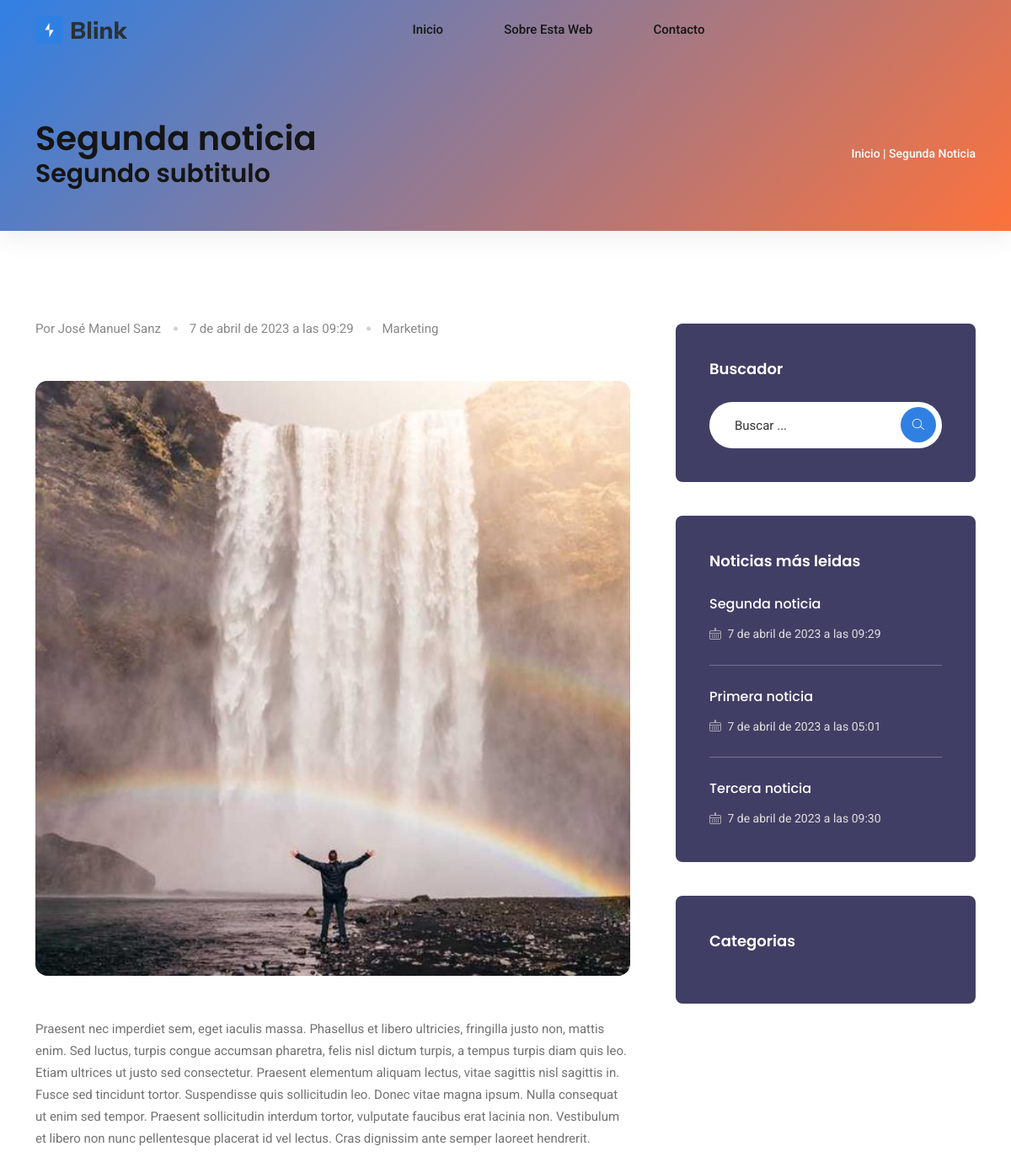
/blog/segunda-noticia/ (upper part), run on an earlier commit of the app's database.
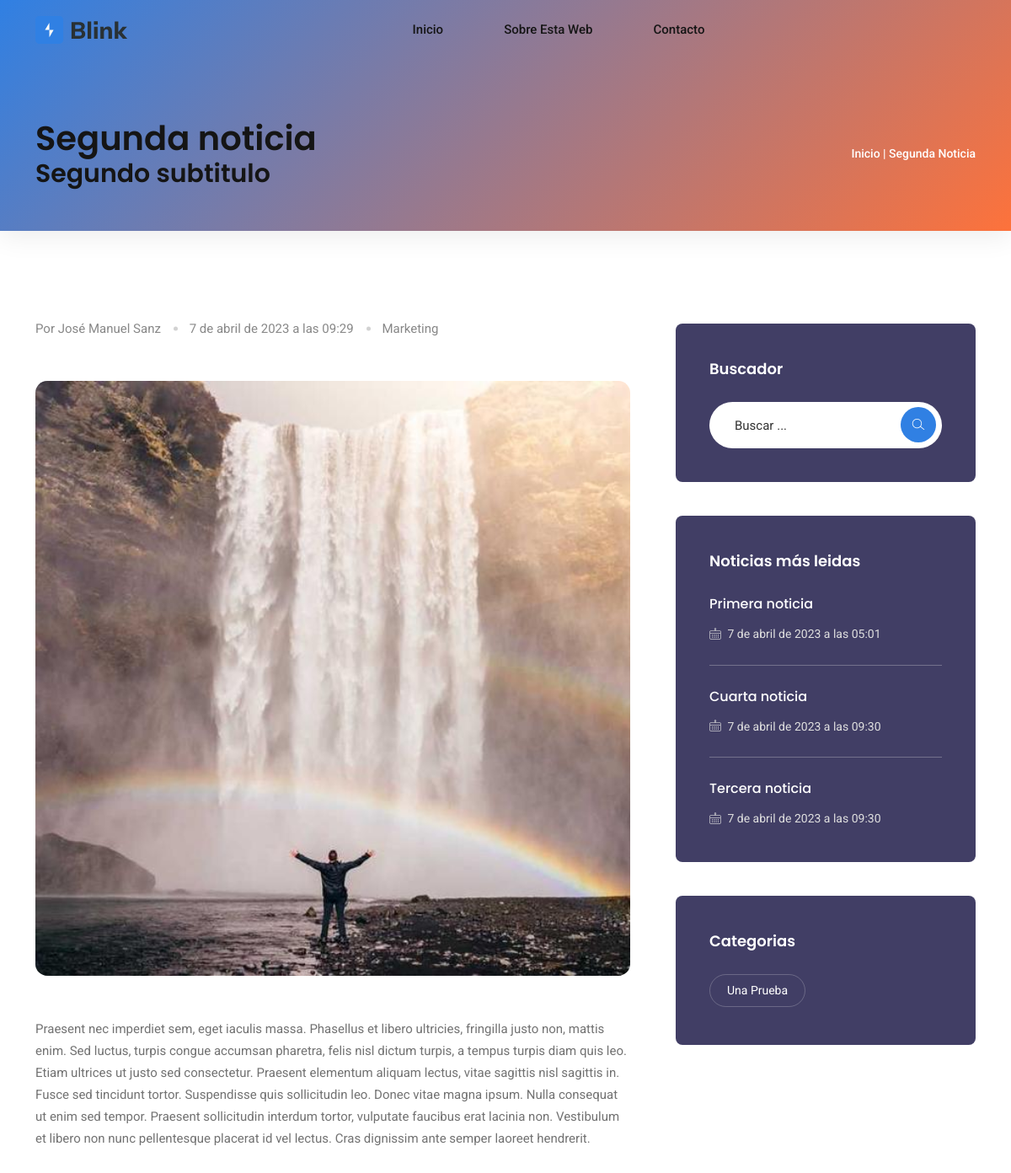
And on a later commit of the database.
### core/models.py (models this page shows, shortened)
class Pagina(models.Model):
    id = models.AutoField(primary_key=True)
    titulo = models.CharField(max_length=250)
    slug = models.SlugField(unique=True, default=0)
    subtitulo = models.CharField(max_length=250)
    contenido = models.TextField()
    imagen = models.ImageField(upload_to='paginas')
    fecha_creacion = models.DateTimeField(auto_now_add=True) # Se añade la hora de forma automática cuando se crea el registro
    fecha_actualizacion = models.DateTimeField(auto_now=True) # Se añade la hora de forma automática al actualizarse el campo
    class Meta:
        verbose_name = "pagina"
        verbose_name_plural = "paginas"
        ordering = ["-fecha_creacion"] # Ordena por defecto de mas antiguo a mas nuevo, con (-NombreCampo), cambia a la inversa

### blog/models.py (models this page shows, shortened)
class Blog(models.Model):
    id = models.AutoField(primary_key=True)
    titulo = models.CharField(max_length=250)
    slug = models.SlugField(unique=True, default=0)
    subtitulo = models.CharField(max_length=250)
    contenido = models.TextField()
    imagen = models.ImageField(upload_to='blog')
    fecha_creacion = models.DateTimeField(auto_now_add=True) # Se añade la hora de forma automática cuando se crea el registro
    fecha_actualizacion = models.DateTimeField(auto_now=True) # Se añade la hora de forma automática al actualizarse el campo
    autor = models.ForeignKey(Autor, on_delete=models.CASCADE, related_name='blogs')
    num_visitas = models.PositiveIntegerField(default=0) # Nuevo campo para contabilizar el número de visitas
    def save(self, *args, **kwargs):
        self.slug = slugify(self.titulo)
        super().save(*args, **kwargs)
    class Meta:
        verbose_name = "noticia"
        verbose_name_plural = "noticias"
        ordering = ["-fecha_creacion"] # Ordena por defecto de mas antiguo a mas nuevo, con (-NombreCampo), cambia a la inversa
    def aumentar_visitas(self):
        self.num_visitas += 1
        self.save(update_fields=['num_visitas'])

class Autor(models.Model):
    nombre = models.CharField(max_length=100)
    biografia = models.TextField()
    email = models.EmailField(unique=True)
    def __str__(self):
        return self.nombre

class Categoria(models.Model):
    nombre = models.CharField(max_length=100)
    slug = models.SlugField(unique=True, default=0)
    noticias = models.ManyToManyField(Blog, related_name='categorias')

### blog/views.py (the view)
# urls.py: path('blog/<slug:slug>/', noticia.as_view(), name='noticia'),
class noticia(DetailView):
    model = Blog
    template_name = 'blog/noticia.html'
    context_object_name = 'noticia'
    slug_field = 'slug'
    def get_context_data(self, **kwargs):
        context = super().get_context_data(**kwargs)
        context['form_comentario'] = FormComentario()
        comentarios_aprobados = self.object.comentarios.filter(aprobado=True)
        context['comentarios_aprobados'] = comentarios_aprobados
        self.object.aumentar_visitas()
        return context

### blog/forms.py
class FormComentario(forms.Form):
    nombre = forms.CharField( required=True, widget=forms.TextInput(attrs={'class': 'form-control','placeholder':'Nombre'}))
    email = forms.EmailField( required=True, widget=forms.TextInput(attrs={'class': 'form-control','placeholder':'Email'}))
    mensaje = forms.CharField( required=True, widget=forms.Textarea(attrs={'class': 'form-control','placeholder':'Mensaje'}))

### blog/utils.py (called while the page is built)
def mas_leidas():
    return Blog.objects.all().order_by('-num_visitas')[:3]

def lista_categorias():
   return Categoria.objects.all()

### core/utils.py (called while the page is built)
def obtener_paginas():
    return Pagina.objects.all()

### core/views.py (called while the page is built)
def paginas_context(request):
    return {'paginas': obtener_paginas()}

def noticias_context(request):
    return {'mas_leidas': mas_leidas()}

def categorias_context(request):
    return {'categorias': lista_categorias()}

### blog/templates/blog/noticia.html (shortened to what this page needs)
    {% extends 'core/base.html' %}
    {% for noticias in noticias %}
    {% block content %}
    <div class="blog-single">
    <div class=single-inner>
    <div class=post-details>
    <div class=main-content-head>
    <div class=meta-information>
    <ul class=meta-info>
    <li>
    <a href="javascript:void(0)">Por {{noticia.autor}}</a>
    </li>
    <li>
    <a href="javascript:void(0)">{{noticia.fecha_creacion}}</a>
    </li>
    <li>
    <a href="javascript:void(0)">Marketing</a>
    </li>
    </ul>
    </div>
    <div class="post-thumbnils" style="border-radius: 2%;">
        <img src="{{noticia.imagen.url}}">
        </div>
    <div class=detail-inner>
        <p>{{noticia.contenido|linebreaks}}</p>
    </div>
    </div>
    </div>
    </div>
    </div>
    {% endblock %}
    {% endfor %}

### core/templates/core/base.html (shortened to what this page needs)
<!DOCTYPE html>
<html lang="es-ES">
<head>
    {% load static %}
    <link rel="stylesheet" href="{% static 'core/assets/css/bootstrap.min.css' %}" />
    <link rel="stylesheet" href="{% static 'core/assets/css/LineIcons.3.0.css' %}" />
    <link rel="stylesheet" href="{% static 'core/assets/css/animate.css' %}" />
    <link rel="stylesheet" href="{% static 'core/assets/css/tiny-slider.css' %}" />
    <link rel="stylesheet" href="{% static 'core/assets/css/glightbox.min.css' %}" />
    <link rel="stylesheet" href="{% static 'core/assets/css/main.css' %}" />
</head>
<body>
<header class="header navbar-area">
    <div class="container">
        <div class="row align-items-center">
            <div class="col-lg-12">
                <div class="nav-inner">
                    <nav class="navbar navbar-expand-lg">
                        <a class="navbar-brand" href="{% url 'home' %}">
                            <img src="{% static 'core/assets/images/logo/logo.svg' %}" alt="Logo">
                        </a>
                        <div class="collapse navbar-collapse sub-menu-bar" id="navbarSupportedContent">
                            <ul id="nav" class="navbar-nav ms-auto">
                                <li class="nav-item"><a class="nav-item px-lg-3 py-3 py-lg-4" href="{% url 'home' %}">Inicio</a></li>
                                 {% for pagina in paginas %}
                                     <li class="nav-item"><a class="nav-item px-lg-3 py-3 py-lg-4" href="/pagina/{{pagina.slug}}/">{{ pagina.titulo }}</a></li>
                                 {% endfor %}
                                 <li class="nav-item"><a class="nav-item px-lg-3 py-3 py-lg-4" href="{% url 'contacto' %}">Contacto</a></li>
                            </ul>
                        </div>
                    </nav>
                </div>
            </div>
        </div>
    </div>
</header>
<div class=breadcrumbs>
<div class=container>
<div class="row align-items-center">
<div class="col-lg-6 col-md-6 col-12">
<div class=breadcrumbs-content>
<h2 class=page-title>
    {% if noticia %}
        <h2>{{ noticia.titulo }}</h2>
        <h3>{{ noticia.subtitulo}}</h3>
    {% elif pagina %}
        <h2>{{ pagina.titulo }}</h2>
        <h3>{{ pagina.subtitulo }}</h3>
    {% elif categoria %}
        <h3>Noticias de la categoria: {{ categoria.nombre}}</h3>
    {% elif resultados %}
        <h3>Resultados de la busqueda</h3>
        {% else %}
        <h2>Inicio</h2>
    {% endif %}
</h2>
</div>
</div>
<div class="col-lg-6 col-md-6 col-12">
<ul class=breadcrumb-nav>
    {% if noticia %}
    <li><a href="{% url 'home' %}">Inicio</a>
        <a href="/blog/{{noticia.slug}}/"> | {{ noticia.titulo }}</a>
    </li>
    {% elif pagina %}
    <li><a href="{% url 'home' %}">Inicio</a>
        <a href="/pagina/{{pagina.slug}}/"> | {{ pagina.titulo }} </a>
    </li>
    {% endif %}
</ul>
</div>
</div>
</div>
</div>
<section class="section blog-grid-page">
<div class=container>
<div class=row>
<div class="col-lg-8 col-md-12 col-12">
{% block content %}
{% endblock %}
</div>
<aside class="col-lg-4 col-md-12 col-12">
<div class=sidebar>
<div class="widget search-widget">
<h5 class=widget-title>Buscador</h5>
<form id="BusquedaForm" action="{% url 'buscar_noticias' %}" method="POST">
<input type=text name="cadena" placeholder="Buscar ...">
<button type=submit><i class="lni lni-search-alt"></i></button>
</form>
</div>
<div class="widget popular-feeds">
<h5 class=widget-title>Noticias más leidas</h5>
<div class=popular-feed-loop>
    {% for noticia in mas_leidas %}
        <div class=single-popular-feed>
        <div class=feed-desc>
        <h6 class=post-title><a href="/blog/{{noticia.slug}}">{{ noticia.titulo }}</a></h6>
        <span class=time><i class="lni lni-calendar"></i> {{ noticia.fecha_creacion }}</span>
    </div>
    </div>
    {% endfor %}
</div>
</div>
<div class="widget popular-tag-widget">
<h5 class=widget-title>Categorias</h5>
<div class=tags>
{% for categoria in categorias %}
<a href="/categoria/{{categoria.slug}}/"> {{ categoria.nombre}}</a>
{% endfor %}
</div>
</div>
</div>
</aside>
</div>
</div>
</section>
</body>
</html>

What changed in the data, as far as the page shows it:
no longer on one of the page's lists (row edited): Blog: titulo "Segunda noticia", fecha_creacion "7 de abril de 2023 a las 09:29"
now on this page (row edited): Blog: titulo "Cuarta noticia", fecha_creacion "7 de abril de 2023 a las 09:30"
added Categoria: nombre "Una Prueba"
